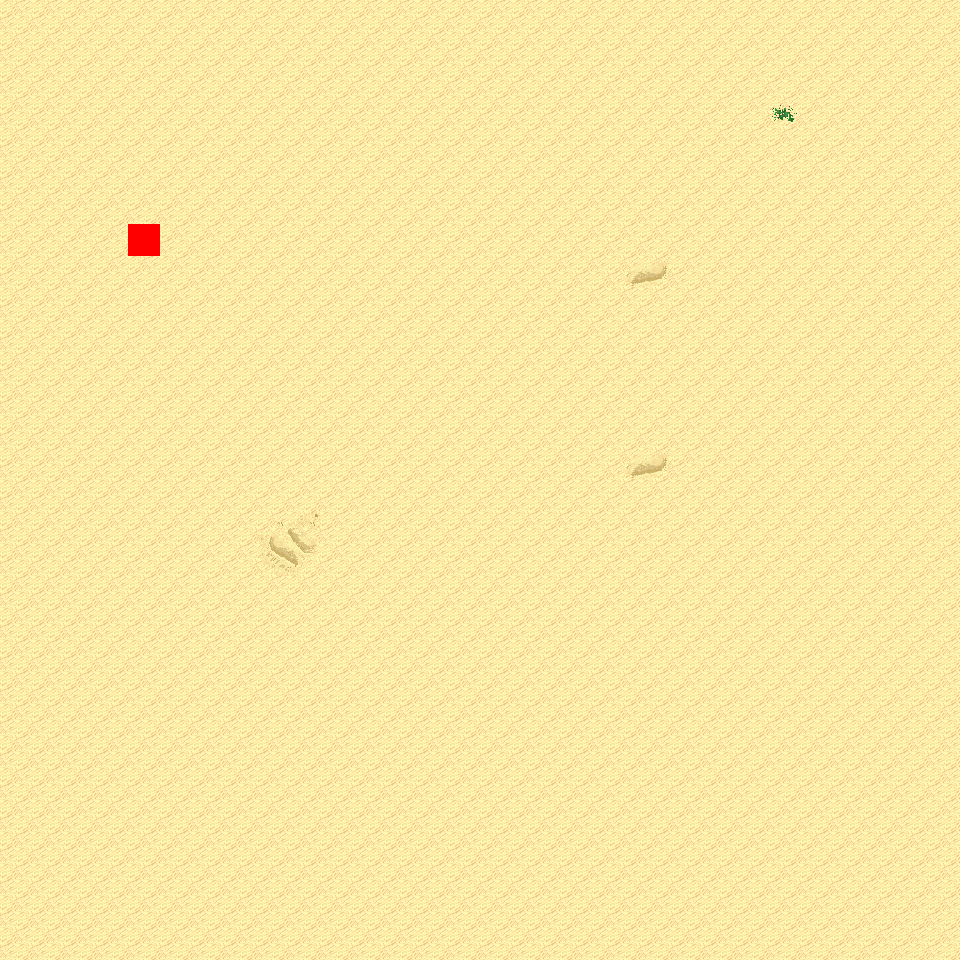

This is a level from a 2D game, rendered from its Tiled map with the project's own tilesets. A one-line summary and the map file follow, with tile-layer data summarised:
An orthogonal 30x30 tile map with 32x32 px tiles, 6 tile layers (Ground, Object, Object2, Above, ...), 8 tilesets and 4 objects (4x mapExit).

<map version="1.0" orientation="orthogonal" renderorder="right-down" width="30" height="30" tilewidth="32" tileheight="32" nextobjectid="5">
  <tileset firstgid="1" name="tileset_logic_collision" tilewidth="32" tileheight="32" tilecount="1" columns="1">
    <image source="../drawable/tileset_logic_collision.png" width="32" height="32" />
  </tileset>
  <tileset firstgid="2" name="tileset_ground_ground" tilewidth="32" tileheight="32" tilecount="33" columns="3">
    <image source="../drawable/tileset_ground_ground.png" width="96" height="352" />
  </tileset>
  <tileset firstgid="35" name="tileset_ground_ridge_earth_pale" tilewidth="32" tileheight="32" tilecount="96" columns="12">
    <image source="../drawable/tileset_ground_ridge_earth_pale.png" width="384" height="256" />
  </tileset>
  <tileset firstgid="131" name="tileset_ground_ridge_earth_dark" tilewidth="32" tileheight="32" tilecount="96" columns="12">
    <image source="../drawable/tileset_ground_ridge_earth_dark.png" width="384" height="256" />
  </tileset>
  <tileset firstgid="227" name="tileset_terrain_desert" tilewidth="32" tileheight="32" tilecount="88" columns="8">
    <image source="../drawable/tileset_terrain_desert.png" width="256" height="352" />
  </tileset>
  <tileset firstgid="315" name="tileset_plant_tree_tree_darkgreen" tilewidth="32" tileheight="32" tilecount="88" columns="8">
    <image source="../drawable/tileset_plant_tree_tree_darkgreen.png" width="256" height="352" />
  </tileset>
  <tileset firstgid="403" name="tileset_plant_cactus_2" tilewidth="32" tileheight="32" tilecount="10" columns="5">
    <image source="../drawable/tileset_plant_cactus_2.png" width="160" height="64" />
  </tileset>
  <tileset firstgid="413" name="tileset_ground_sand_2" tilewidth="32" tileheight="32" tilecount="15" columns="5">
    <image source="../drawable/tileset_ground_sand_2.png" width="160" height="96" />
  </tileset>
  <layer name="Ground" width="30" height="30">
    <data>[900 cells, 900 non-empty, 8 distinct tile ids]</data>
  </layer>
  <layer name="Object" width="30" height="30">
    <data>[900 cells, 1 non-empty, 1 distinct tile ids]</data>
  </layer>
  <layer name="Object2" width="30" height="30">
    <data>[900 cells, 0 non-empty, 0 distinct tile ids]</data>
  </layer>
  <layer name="Above" width="30" height="30">
    <data>[900 cells, 0 non-empty, 0 distinct tile ids]</data>
  </layer>
  <layer name="Above2" width="30" height="30">
    <data>[900 cells, 0 non-empty, 0 distinct tile ids]</data>
  </layer>
  <layer name="Walkable" width="30" height="30">
    <data>[900 cells, 1 non-empty, 1 distinct tile ids]</data>
  </layer>
  <objectgroup name="MapEvents">
    <object id="1" name="north" type="mapExit" x="0" y="0" width="960" height="32">
      <properties>
        <property name="map" value="level_0_x18_y145" />
        <property name="x" value="0" />
        <property name="y" value="28" />
      </properties>
    </object>
    <object id="2" name="south" type="mapExit" x="0" y="928" width="960" height="32">
      <properties>
        <property name="map" value="level_0_x18_y147" />
        <property name="x" value="0" />
        <property name="y" value="1" />
      </properties>
    </object>
    <object id="3" name="west" type="mapExit" x="0" y="0" width="32" height="960">
      <properties>
        <property name="map" value="level_0_x17_y146" />
        <property name="x" value="28" />
        <property name="y" value="0" />
      </properties>
    </object>
    <object id="4" name="east" type="mapExit" x="928" y="0" width="32" height="960">
      <properties>
        <property name="map" value="level_0_x19_y146" />
        <property name="x" value="1" />
        <property name="y" value="0" />
      </properties>
    </object>
  </objectgroup>
</map>
